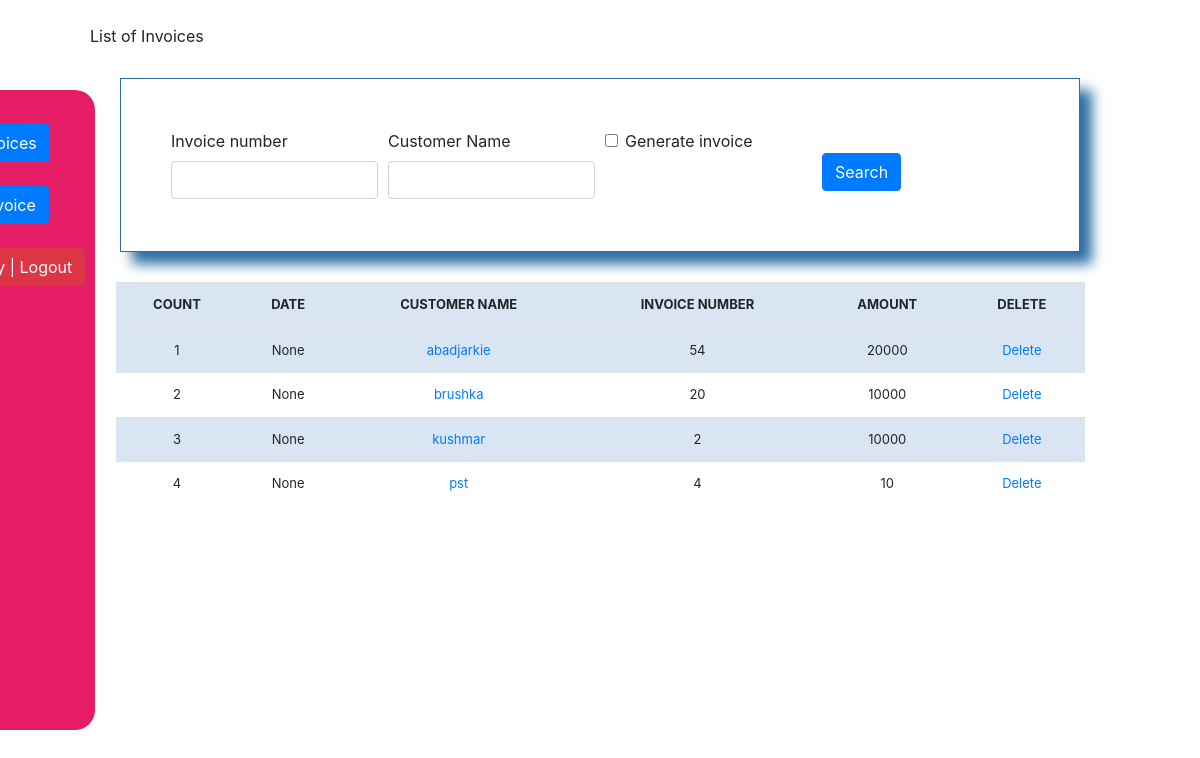
Screenshot of /list_invoice/ (signed in) with the database file from the repository.
### invoicemgt/models.py (models this page shows)
class Invoice(models.Model):
	comments = models.TextField(max_length=3000, default='', blank=True, null=True)
	invoice_number = models.IntegerField(blank=True, null=True)
	invoice_date = models.DateField(auto_now_add=False, auto_now=False, blank=True, null=True)
	name = models.CharField('Customer Name', max_length=120, default='', blank=True, null=True)
	line_one = models.CharField('Line 1', max_length=120, default='', blank=True, null=True)
	line_one_quantity = models.IntegerField('Quantity', default=0, blank=True, null=True)
	line_one_unit_price = models.IntegerField('Unit Price (D)', default=0, blank=True, null=True)
	line_one_total_price = models.IntegerField('Line Total (D)', default=0, blank=True, null=True)
	line_two = models.CharField('Line 2', max_length=120, default='', blank=True, null=True)
	line_two_quantity = models.IntegerField('Quantity', default=0, blank=True, null=True)
	line_two_unit_price = models.IntegerField('Unit Price (D)', default=0, blank=True, null=True)
	line_two_total_price = models.IntegerField('Line Total (D)', default=0, blank=True, null=True)
	line_three = models.CharField('Line 3', max_length=120, default='', blank=True, null=True)
	line_three_quantity = models.IntegerField('Quantity', default=0, blank=True, null=True)
	line_three_unit_price = models.IntegerField('Unit Price (D)', default=0, blank=True, null=True)
	line_three_total_price = models.IntegerField('Line Total (D)', default=0, blank=True, null=True)
	line_four = models.CharField('Line 4', max_length=120, default='', blank=True, null=True)
	line_four_quantity = models.IntegerField('Quantity', default=0, blank=True, null=True)
	line_four_unit_price = models.IntegerField('Unit Price (D)', default=0, blank=True, null=True)
	line_four_total_price = models.IntegerField('Line Total (D)', default=0, blank=True, null=True)
	line_five = models.CharField('Line 5', max_length=120, default='', blank=True, null=True)
	line_five_quantity = models.IntegerField('Quantity', default=0, blank=True, null=True)
	line_five_unit_price = models.IntegerField('Unit Price (D)', default=0, blank=True, null=True)
	line_five_total_price = models.IntegerField('Line Total (D)', default=0, blank=True, null=True)
	line_six = models.CharField('Line 1', max_length=120, default='', blank=True, null=True)
	line_six_quantity = models.IntegerField('Quantity', default=0, blank=True, null=True)
	line_six_unit_price = models.IntegerField('Unit Price (D)', default=0, blank=True, null=True)
	line_six_total_price = models.IntegerField('Line Total (D)', default=0, blank=True, null=True)
	line_seven = models.CharField('Line 2', max_length=120, default='', blank=True, null=True)
	line_seven_quantity = models.IntegerField('Quantity', default=0, blank=True, null=True)
	line_seven_unit_price = models.IntegerField('Unit Price (D)', default=0, blank=True, null=True)
	line_seven_total_price = models.IntegerField('Line Total (D)', default=0, blank=True, null=True)
	line_eight = models.CharField('Line 3', max_length=120, default='', blank=True, null=True)
	line_eight_quantity = models.IntegerField('Quantity', default=0, blank=True, null=True)
	line_eight_unit_price = models.IntegerField('Unit Price (D)', default=0, blank=True, null=True)
	line_eight_total_price = models.IntegerField('Line Total (D)', default=0, blank=True, null=True)
	line_nine = models.CharField('Line 4', max_length=120, default='', blank=True, null=True)
	line_nine_quantity = models.IntegerField('Quantity', default=0, blank=True, null=True)
	line_nine_unit_price = models.IntegerField('Unit Price (D)', default=0, blank=True, null=True)
	line_nine_total_price = models.IntegerField('Line Total (D)', default=0, blank=True, null=True)
	line_ten = models.CharField('Line 5', max_length=120, default='', blank=True, null=True)
	line_ten_quantity = models.IntegerField('Quantity', default=0, blank=True, null=True)
	line_ten_unit_price = models.IntegerField('Unit Price (D)', default=0, blank=True, null=True)
	line_ten_total_price = models.IntegerField('Line Total (D)', default=0, blank=True, null=True)
	phone_number = models.CharField(max_length=120, default='', blank=True, null=True)
	total = models.IntegerField(default='0', blank=True, null=True)
	balance = models.IntegerField(default='0', blank=True, null=True)
	timestamp = models.DateTimeField(auto_now_add=True, auto_now=False)
	last_updated = models.DateTimeField(auto_now_add=False, auto_now=True, blank=True)
	paid = models.BooleanField(default=False)
	invoice_type_choice = (
			('Receipt', 'Receipt'),
			('Invoice', 'Invoice'),
		)
	invoice_type = models.CharField(max_length=50, default='', blank=True, null=True, choices=invoice_type_choice)

### invoicemgt/views.py (the view, shortened to what this page needs)
# urls.py: path('list_invoice/', views.list_invoice , name = "list_invoice"),
@login_required
def list_invoice(request):
    title = "List of Invoices"
    queryset = Invoice.objects.all()
    form = InvoiceSearchForm(request.POST or None)
    context = {
        "title" : title,
        "queryset" : queryset,
        "form" : form ,
    }
    return render (request , "list_invoice.html" , context)

### invoicemgt/forms.py
class InvoiceSearchForm(forms.ModelForm):
	generate_invoice = forms.BooleanField(required=False)
	class Meta:
		model = Invoice
		fields = ['invoice_number' , 'name' , 'generate_invoice']

### invoicemgt/templates/list_invoice.html (shortened to what this page needs)
{% load static %}
{% load crispy_forms_tags %}
<!DOCTYPE html>
{% include 'navbar.html' %}
<html lang="en">
<head>
    <link rel="stylesheet" type="text/css"
        href="https://stackpath.bootstrapcdn.com/bootstrap/4.5.2/css/bootstrap.min.css">
    <link rel="stylesheet" href="{% static 'css/style.css' %}">
</head>
<body>
    <div class="main-container">
        {{title}}<br>
        <div class="searchForm">
            <form method='POST' action=''>{% csrf_token %}
              <div class="row">
                <div class='col-sm-12'>
                  <div class="form-row">
                    <div class="form-group col-md-3">
                      {{ form.invoice_number|as_crispy_field }}
                    </div>
                    <div class="form-group col-md-3">
                      {{ form.name|as_crispy_field }}
                    </div>
                    <div class="form-group col-md-3">
                      {{ form.generate_invoice|as_crispy_field }}
                    </div>
                    <div class="form-group col-md-3">
                      <br>
                      <button type="submit" class="btn btn-primary">Search</button>
                    </div>
                  </div>
                </div>
              </div>
            </form>
          </div>
        <table class="table">
            <thead>
                <tr>
                    <th>COUNT</th>
                    <th>DATE</th>
                    <th>CUSTOMER NAME</th>
                    <th>INVOICE NUMBER</th>
                    <th>AMOUNT</th>
                    <th>DELETE</th>
                </tr>
            </thead>
            {% for instance in queryset %}
            <tr>
                <td>{{forloop.counter}}</td>
                <td>{{instance.invoice_date}}</td>
                <td><a href="{% url 'update_invoice' instance.id %}">{{instance.name}}</a></td>
                <td>{{instance.invoice_number}}</td>
                <td>{{instance.line_one_total_price}}</td>
                <td><a href="{% url 'delete_invoice' instance.id %}">Delete</a></td>
            </tr>
            {% endfor %}
        </table>
    </div>
</body>
</html>

### invoicemgt/templates/navbar.html
<div class="mymenu-bar">
  <br>
  {% if request.user.is_authenticated %}
  <a href="/list_invoice">
    <div class="btn btn-primary mybutton">List Invoices</div>
  </a>
  <br><br>
  <a href="/add_invoice">
    <div class="btn btn-primary mybutton">New Invoice</div>
  </a>
  <br>
  <br>
  <a href="/accounts/logout"><button class="btn btn-danger">{{ user }} | Logout</button></a>
  {% else %}
  <a href="/accounts/login"><button class="btn btn-danger">Login</button></a>
  {% endif %}
</div>

### invoicemgt/static/css/style.css (style rules this page uses)
.table { font-size: 13px; text-align: center; width: 95%; margin: auto; text-align: center; }
.table tr:nth-child(odd) { background-color: #B8CAE4; }
.table tr:nth-child(odd) { background: #dae5f4; }
.main-container { width: 85%; margin: auto; }
.searchForm form { box-shadow: 10px 10px 10px; box-shadow: 12px 12px 12px #2e6da4; border: 1px solid #2e6da4; padding: 50px; padding-bottom: 20px; margin: 30px; }
.mymenu-bar { background-color: #e61c66; color: white; display: inline; padding: 10px; position: fixed; height: 80%; bottom: 70px; left: -80px; z-index: 3000; border-top-right-radius: 20px; border-bottom-right-radius: 20px; }

### rows the page displays
Invoice: invoice_date "None", name "abadjarkie", invoice_number "54", line_one_total_price "20000"
Invoice: invoice_date "None", name "brushka", invoice_number "20", line_one_total_price "10000"
Invoice: invoice_date "None", name "kushmar", invoice_number "2", line_one_total_price "10000"
Invoice: invoice_date "None", name "pst", invoice_number "4", line_one_total_price "10"

### other values shown
{{ title }} "List of Invoices"
